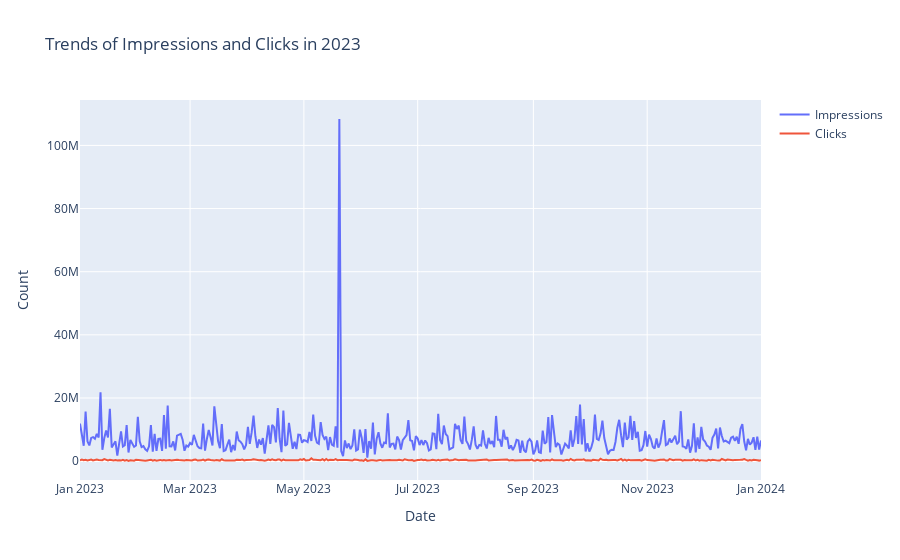

The notebook cell this image was saved under:
### Markdown cell above
### Series temporales: Tendencias de impresiones y clics a lo largo del tiempo.

### Code cell
# Crear series temporales de tendencias de Impressions y Clicks a lo largo del año 2023
# Load your DataFrame
df = pd.read_csv(r'mcp_1.csv')

# Fill NaN values in 'Impressions' and 'Clicks' columns with 0
df['Impressions'] = df['Impressions'].fillna(0)
df['Clicks'] = df['Clicks'].fillna(0)

# Convert the 'Start_Date' and 'End_Date' columns to datetime
df['Start_Date'] = pd.to_datetime(df['Start_Date'], format='%d/%m/%Y', errors='coerce')
df['End_Date'] = pd.to_datetime(df['End_Date'], format='%d/%m/%Y', errors='coerce')

# Filter the DataFrame for the year 2023
df_2023 = df[(df['Start_Date'].dt.year == 2023) | (df['End_Date'].dt.year == 2023)]

# Group the DataFrame by 'Start_Date' and sum the 'Impressions' and 'Clicks' columns
df_grouped = df_2023.groupby('Start_Date')[['Impressions', 'Clicks']].sum().reset_index()

# Create the figure
fig = go.Figure()

# Add traces for 'Impressions' and 'Clicks' to the figure
fig.add_trace(go.Scatter(x=df_grouped['Start_Date'], y=df_grouped['Impressions'], mode='lines', name='Impressions'))
fig.add_trace(go.Scatter(x=df_grouped['Start_Date'], y=df_grouped['Clicks'], mode='lines', name='Clicks'))

# Update the layout
fig.update_layout(
    title='Trends of Impressions and Clicks in 2023',
    xaxis_title='Date',
    yaxis_title='Count',
    showlegend=True
)

fig.show()

### Figure 1 — Plotly figure (JSON) as saved in the notebook; plotly's stock layout.template omitted (floating-point values rounded to 4 significant figures; data arrays with more than 128 entries replaced by an {"elided": "..."} marker saying what was removed)
{"data": [{"mode": "lines", "name": "Impressions", "type": "scatter", "x": {"elided": "366 str values"}, "y": {"elided": "366 float values"}}, {"mode": "lines", "name": "Clicks", "type": "scatter", "x": {"elided": "366 str values"}, "y": {"elided": "366 float values"}}], "layout": {"showlegend": true, "title": {"text": "Trends of Impressions and Clicks in 2023"}, "xaxis": {"title": {"text": "Date"}}, "yaxis": {"title": {"text": "Count"}}}}
